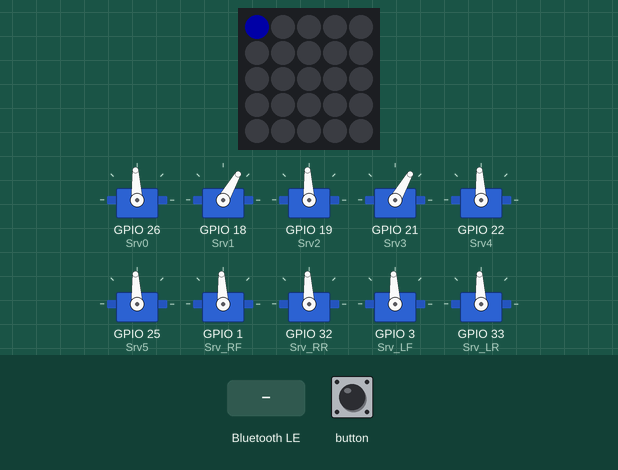
Recording of a sketch running on a simulated ESP32. Shown: 5×5 RGB LED matrix (first LED top left, wired row by row), 10 × servo. The inputs (shaded band) are chosen by the test bench. Dim RGB values are drawn brighter than linear; nothing arrives over Bluetooth unless stated; servo pulses on a pin are drawn as a servo (544–2400 µs = 0–180°); a phone connects over Bluetooth LE 3 s after start; what the sketch prints to the serial monitor is not drawn.

Above: at 1.3 s.
1.4 s: Bluetooth LE write "1" received
At 1.99 s:
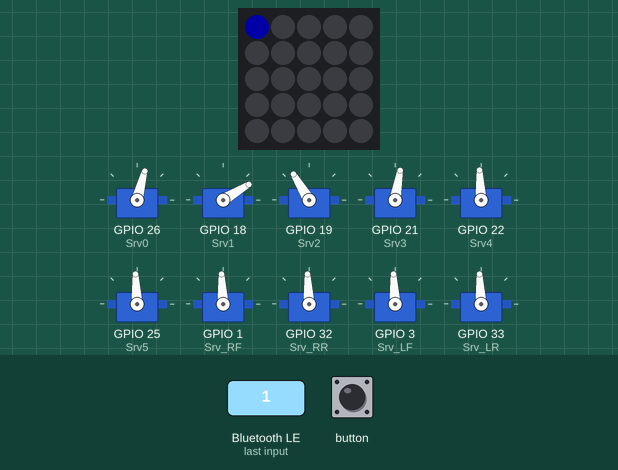
3.9 s: button pressed for 1 s
5.5 s: Bluetooth LE write "0" received
At 8.2 s:
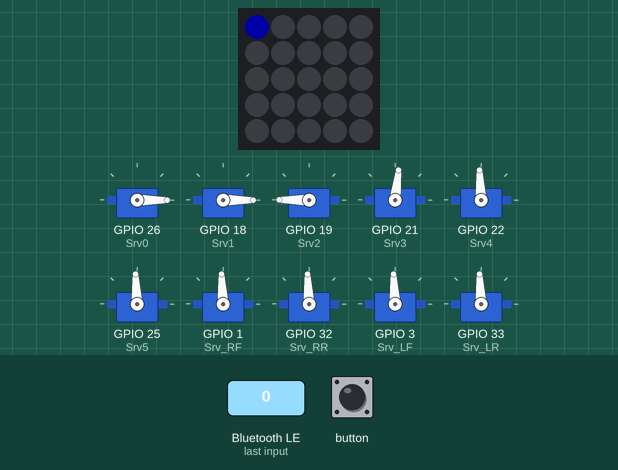
8.5 s: button pressed for 0.15 s
At 8.94 s:
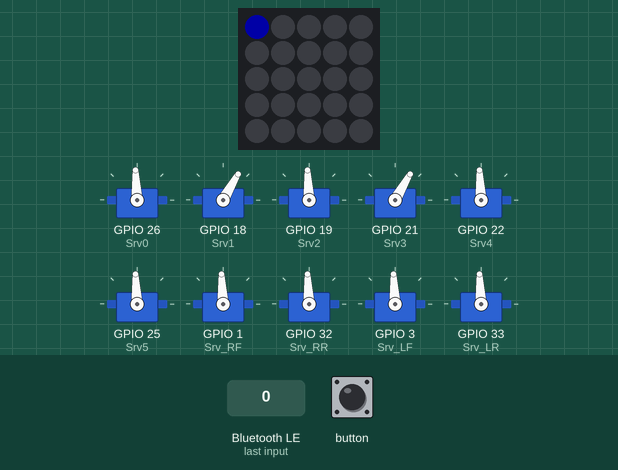
9.2 s: Bluetooth LE write "2" received
At 9.56 s:
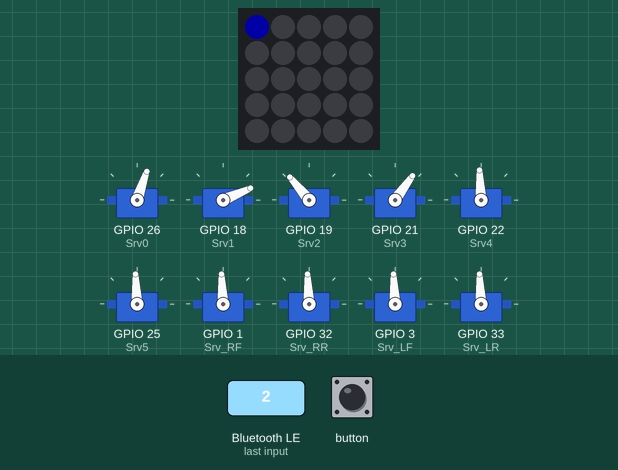
11.8 s: button pressed for 0.15 s
Timing chart, 0 to 15.0 s (numbered marks = the images above; inputs shaded):
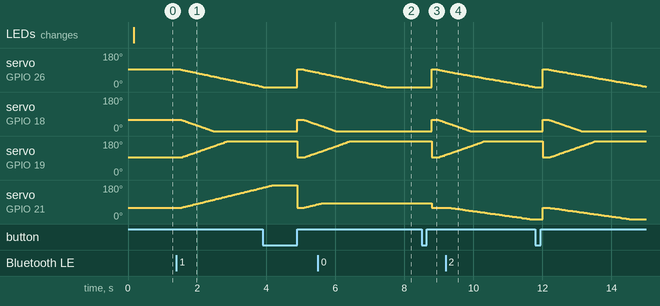

The sketch:

NX20_joyC.ino
```cpp
#include "M5Atom.h"
#include <BLEDevice.h>
#include <BLEServer.h>
#include <BLE2902.h>

#define SERVICE_UUID "1010"
#define CHRX_UUID "1012"
#define CHTX_UUID "1011"

byte joyLX=100, joyLY=100, joyRX=100, joyRY=100, joyLSW, joyRSW, joyLDistance, joyRDistance;

BLEServer* pServer = NULL;
BLECharacteristic* pCharTx = NULL;
BLECharacteristic* pCharRx = NULL;

bool deviceConnected = false;
bool oldDeviceConnected = false;
uint32_t value = 0;

const uint8_t Srv0 = 26; //GPIO Swing
const uint8_t Srv1 = 18; //GPIO Boom
const uint8_t Srv2 = 19; //GPIO Srm
const uint8_t Srv3 = 21; //GPIO Hand
const uint8_t Srv4 = 22; //GPIO Hand
const uint8_t Srv5 = 25; //GPIO Hand

const uint8_t srv_CH0 = 0, srv_CH1 = 1, srv_CH2 = 2, srv_CH3 = 3, srv_CH4 = 4, srv_CH5 = 5; //チャンネル
const uint8_t Srv_RF = 1, Srv_RR = 32, Srv_LF = 3, Srv_LR = 33; //GPIO No.
const uint8_t srvCH_RF = 6, srvCH_RR = 7, srvCH_LF = 8, srvCH_LR = 9; //チャンネル
const double PWM_Hz = 50;   //PWM周波数
const uint8_t PWM_level = 16; //PWM 16bit(0～65535)

int mRF = 0, mRR = 0, mLF = 0, mLR = 0;

int pulseMIN = 1640;  //0deg 500μsec 50Hz 16bit : PWM周波数(Hz) x 2^16(bit) x PWM時間(μs) / 10^6
int pulseMAX = 8190;  //180deg 2500μsec 50Hz 16bit : PWM周波数(Hz) x 2^16(bit) x PWM時間(μs) / 10^6

int cont_min = 0;
int cont_max = 180;
int cont_thres = 40;
int cont_thres2 = 10;

int angZero[] = {90, 60, 90, 60, 90, 90};
int ang0[6];
int ang1[6];
int ang_b[6];
char ang_c[6];
float ts=160;  //150msごとに次のステップに移る
float td=20;   //10回で分割

int move_mode = 1;

class MyCallbacks: public BLECharacteristicCallbacks {
  void onWrite(BLECharacteristic *pChar) {
    std::string value = pChar->getValue();
    if (value.length()>0) {
      joyLX=value[0];
      joyLY=value[1];
      joyRX=value[2];
      joyRY=value[3];
      joyLDistance=value[4];
      joyRDistance=value[5];
      joyLSW=value[6];
      joyRSW=value[7];
    }
  }
};

class MyServerCallbacks: public BLEServerCallbacks {
  void onConnect(BLEServer* pServer) {
    deviceConnected = true;
  };
  void onDisconnect(BLEServer* pServer) {
    deviceConnected = false;
  }
};

void Initial_Value(){  //initial servo angle
  for (int j=0; j <=5 ; j++){
      ang0[j] = angZero[j];
  }
  for (int j=0; j <=5 ; j++){
      ang1[j] = angZero[j];
  }
  servo_set();
}

void Srv_drive(int srv_CH,int SrvAng){
  SrvAng = map(SrvAng, cont_min, cont_max, pulseMIN, pulseMAX);
  ledcWrite(srv_CH, SrvAng);
}

void servo_set(){     //線形補完してサーボに指令値を送る関数
  int a[6],b[6];

  for (int j=0; j <=5 ; j++){
      a[j] = ang1[j] - ang0[j];
      b[j] = ang0[j];
      ang0[j] = ang1[j];
  }

  for (int k=0; k <=td ; k++){

      Srv_drive(srv_CH0, a[0]*float(k)/td+b[0]);
      Srv_drive(srv_CH1, a[1]*float(k)/td+b[1]);
      Srv_drive(srv_CH2, a[2]*float(k)/td+b[2]);
      Srv_drive(srv_CH3, a[3]*float(k)/td+b[3]);
      Srv_drive(srv_CH4, a[4]*float(k)/td+b[4]);
      Srv_drive(srv_CH5, a[5]*float(k)/td+b[5]);

      delay(ts/td);
  }
}

void motor_drive(int motor_RF, int motor_RR, int motor_LF, int motor_LR){
    motor_RF = map(motor_RF, -cont_max, cont_max, pulseMIN, pulseMAX);
    motor_RR = map(motor_RR, -cont_max, cont_max, pulseMIN, pulseMAX);
    motor_LF = map(motor_LF, -cont_max, cont_max, pulseMIN, pulseMAX);
    motor_LR = map(motor_LR, -cont_max, cont_max, pulseMIN, pulseMAX);

    ledcWrite(srvCH_RF, motor_RF);
    ledcWrite(srvCH_RR, motor_RR);
    ledcWrite(srvCH_LF, motor_LF);
    ledcWrite(srvCH_LR, motor_LR);
}

void setup() {
  // void M5Atom::begin(bool SerialEnable , bool I2CEnable , bool DisplayEnable )
  M5.begin(true, false, true);
  Serial.begin(151200);
  setupBLE();

  pinMode(Srv0, OUTPUT);
  pinMode(Srv1, OUTPUT);
  pinMode(Srv2, OUTPUT);
  pinMode(Srv3, OUTPUT);
  pinMode(Srv4, OUTPUT);
  pinMode(Srv5, OUTPUT);
  pinMode(Srv_RF, OUTPUT);
  pinMode(Srv_RR, OUTPUT);
  pinMode(Srv_LF, OUTPUT);
  pinMode(Srv_LR, OUTPUT);

  //モータのPWMのチャンネル、周波数の設定
  ledcSetup(srv_CH0, PWM_Hz, PWM_level);
  ledcSetup(srv_CH1, PWM_Hz, PWM_level);
  ledcSetup(srv_CH2, PWM_Hz, PWM_level);
  ledcSetup(srv_CH3, PWM_Hz, PWM_level);
  ledcSetup(srv_CH4, PWM_Hz, PWM_level);
  ledcSetup(srv_CH5, PWM_Hz, PWM_level);
  ledcSetup(srvCH_RF, PWM_Hz, PWM_level);
  ledcSetup(srvCH_RR, PWM_Hz, PWM_level);
  ledcSetup(srvCH_LF, PWM_Hz, PWM_level);
  ledcSetup(srvCH_LR, PWM_Hz, PWM_level);

  //モータのピンとチャンネルの設定
  ledcAttachPin(Srv0, srv_CH0);
  ledcAttachPin(Srv1, srv_CH1);
  ledcAttachPin(Srv2, srv_CH2);
  ledcAttachPin(Srv3, srv_CH3);
  ledcAttachPin(Srv4, srv_CH4);
  ledcAttachPin(Srv5, srv_CH5);
  ledcAttachPin(Srv_RF, srvCH_RF);
  ledcAttachPin(Srv_RR, srvCH_RR);
  ledcAttachPin(Srv_LF, srvCH_LF);
  ledcAttachPin(Srv_LR, srvCH_LR);

  Initial_Value();

  M5.dis.drawpix(0, 0x000000);  //Dummy
  M5.dis.drawpix(0, 0x0000ff);  //blue 0x0000ff
}

void loop() {
  M5.update();
  if ( M5.Btn.wasReleased() ) {
    Initial_Value();
  }

  checkBLE();

  int lx = (int)map(joyLX, 0, 200, -10, 10);
  int ly = (int)map(joyLY, 200, 0, -10, 10);
  int rx = (int)map(joyRX, 200, 0, -10, 10);
  int ry = (int)map(joyRY, 0, 200, -10, 10);
  int my = (int)map(joyLX, 0, 200, -100, 100);
  int mx = (int)map(joyLY, 0, 200, -100, 100);
  if(abs(lx) < 4) lx = 0;
  if(abs(ly) < 4) ly = 0;
  if(abs(rx) < 4) rx = 0;
  if(abs(ry) < 4) ry = 0;

  if(joyRSW == 1)
  {
    move_mode += 1;
    if(move_mode == 2) move_mode = -1;
    if(move_mode == 1){
        M5.dis.drawpix(0, 0x000000);  //Dummy
        M5.dis.drawpix(0, 0x0000ff);  //blue 0x0000ff
    }
    if(move_mode == 0){
        M5.dis.drawpix(0, 0x000000);  //Dummy
        M5.dis.drawpix(0, 0x00ff00);  //Green 0x00ff00
    }
    if(move_mode == -1){
        M5.dis.drawpix(0, 0x000000);  //Dummy
        M5.dis.drawpix(0, 0xff0000);  //Red 0xff0000
    }
  }

  if(move_mode == 1)
  {
    ang1[0] = ang1[0] + lx;
    if(ang1[0] > 180){
      ang1[0] = 180;
    }
    if(ang1[0] < 0){
      ang1[0] = 0;
    }

    ang1[2] = ang1[2] + ly;
    if(ang1[2] > 180){
      ang1[2] = 180;
    }
    if(ang1[2] < 0){
      ang1[2] = 0;
    }

    if(joyLSW == 0)
    {
      ang1[1] = ang1[1] + ry;
      if(ang1[1] > 180){
        ang1[1] = 180;
      }
      if(ang1[1] < 0){
        ang1[1] = 0;
      }

      ang1[3] = ang1[3] + rx;
      if(ang1[3] > 180){
        ang1[3] = 180;
      }
      if(ang1[3] < 0){
        ang1[3] = 0;
      }
    }else if(joyLSW == 1)
    {
      ang1[4] = ang1[4] + ry;
      if(ang1[4] > 180){
        ang1[4] = 180;
      }
      if(ang1[4] < 0){
        ang1[4] = 0;
      }

      ang1[5] = ang1[5] + rx;
      if(ang1[5] > 180){
        ang1[5] = 180;
      }
      if(ang1[5] < 0){
        ang1[5] = 0;
      }
    }
  }else if(move_mode == -1)
  {
    if(abs(my) > cont_thres){
      if(mx > cont_thres){  //前輪旋回
        mRF = my;
        mRR = 0;
        mLF = -my;
        mLR = 0;
      }else if(mx < -cont_thres){  //後輪旋回
        mRF = 0;
        mRR = my;
        mLF = 0;
        mLR = -my;
      }else{  //超信地旋回
        mRF = my;
        mRR = my;
        mLF = -my;
        mLR = -my;
      }
    }else if(cont_thres2 < my && my < cont_thres){
      if(mx > cont_thres){  //右前信地旋回
        mRF = mx;
        mRR = mx;
        mLF = 0;
        mLR = 0;
      }else if(mx < -cont_thres){  //右信地旋回
        mRF = 0;
        mRR = 0;
        mLF = mx;
        mLR = mx;
      }
    }else if(-cont_thres < my && my < -cont_thres2){
      if(mx > cont_thres){    //左前信地旋回
        mRF = 0;
        mRR = 0;
        mLF = mx;
        mLR = mx;
      }else if(mx < -cont_thres){  //左後信地旋回
        mRF = mx;
        mRR = mx;
        mLF = 0;
        mLR = 0;
      }
    }else if(abs(my) <= cont_thres2 && abs(mx)>cont_thres){  //前後進
      mRF = mx;
      mRR = mx;
      mLF = mx;
      mLR = mx;
    }else{
      mRF = 0;
      mRR = 0;
      mLF = 0;
      mLR = 0;
    }
  }else if(move_mode == 0){
    if(my < -cont_thres){
      if(mx > cont_thres){  //右斜め前
        mRF = 0;
        mRR = -my;
        mLF = -my;
        mLR = 0;
      }else if(mx < -cont_thres){  //右斜め後
        mRF = my;
        mRR = 0;
        mLF = 0;
        mLR = my;
      }else{  //右スライド
        mRF = my;
        mRR = -my;
        mLF = -my;
        mLR = my;
      }
    }else if(my > cont_thres){
      if(mx > cont_thres){  //左斜め前
        mRF = my;
        mRR = 0;
        mLF = 0;
        mLR = my;
      }else if(mx < -cont_thres){  //左斜め後
        mRF = 0;
        mRR = -my;
        mLF = -my;
        mLR = 0;
      }else{  //左スライド
        mRF = my;
        mRR = -my;
        mLF = -my;
        mLR = my;
      }
    }else if(abs(mx) > cont_thres){   //前後進
      mRF = mx;
      mRR = mx;
      mLF = mx;
      mLR = mx;
    }else{
      mRF = 0;
      mRR = 0;
      mLF = 0;
      mLR = 0;
    }
  }

  servo_set();
  motor_drive(-mRF, -mRR, mLF, mLR);

}

void setupBLE() {
  BLEDevice::init("NX20_M5Stamp");
  pServer = BLEDevice::createServer();
  pServer->setCallbacks(new MyServerCallbacks());
  BLEService *pService = pServer->createService(SERVICE_UUID);

  // Create a BLE Characteristic
  pCharTx = pService->createCharacteristic(CHTX_UUID, BLECharacteristic::PROPERTY_NOTIFY);
  pCharRx = pService->createCharacteristic(CHRX_UUID, BLECharacteristic::PROPERTY_WRITE_NR);
  pCharRx ->setCallbacks(new MyCallbacks());
  pCharTx->addDescriptor(new BLE2902());
  pService->start();
  BLEAdvertising *pAdvertising = BLEDevice::getAdvertising();
  pAdvertising->addServiceUUID(SERVICE_UUID);
  pAdvertising->setScanResponse(false);
  pAdvertising->setMinPreferred(0x0);  // set value to 0x00 to not advertise this parameter
  BLEDevice::startAdvertising();
  Serial.println("Waiting a client connection to notify...");
}

void checkBLE() {
    // notify changed value
  if (deviceConnected) {
      pCharTx->setValue((uint8_t*)&value, 8);
      pCharTx->notify();
  }
  // disconnecting
  if (!deviceConnected && oldDeviceConnected) {
      delay(500); // give the bluetooth stack the chance to get things ready
      pServer->startAdvertising(); // restart advertising
      Serial.println("start advertising");
      oldDeviceConnected = deviceConnected;
  }
  // connecting
  if (deviceConnected && !oldDeviceConnected) {
      // do stuff here on connecting
      oldDeviceConnected = deviceConnected;
  }
}
```

Measured:
- after the input at 1.4 s, servo on GPIO 26 (Srv0): moves from 93° to 1° over 2.4 s, starting after 0.13 s; servo on GPIO 18 (Srv1): moves from 60° to 0° over 0.93 s, starting after 0.13 s; servo on GPIO 19 (Srv2): moves from 93° to 180° over 1.4 s, starting after 0.16 s; servo on GPIO 21 (Srv3): moves from 60° to 166° over 2.3 s, starting after 0.16 s
- after the input at 5.5 s, servo on GPIO 21 (Srv3): goes on until 5.6 s, then stays 83°
- after the input at 8.5 s, servo on GPIO 21 (Srv3): 83° → 60° after 0.30 s
- after the input at 9.2 s, servo on GPIO 21 (Srv3): moves from 60° to 0° over 2.3 s, starting after 0.11 s
